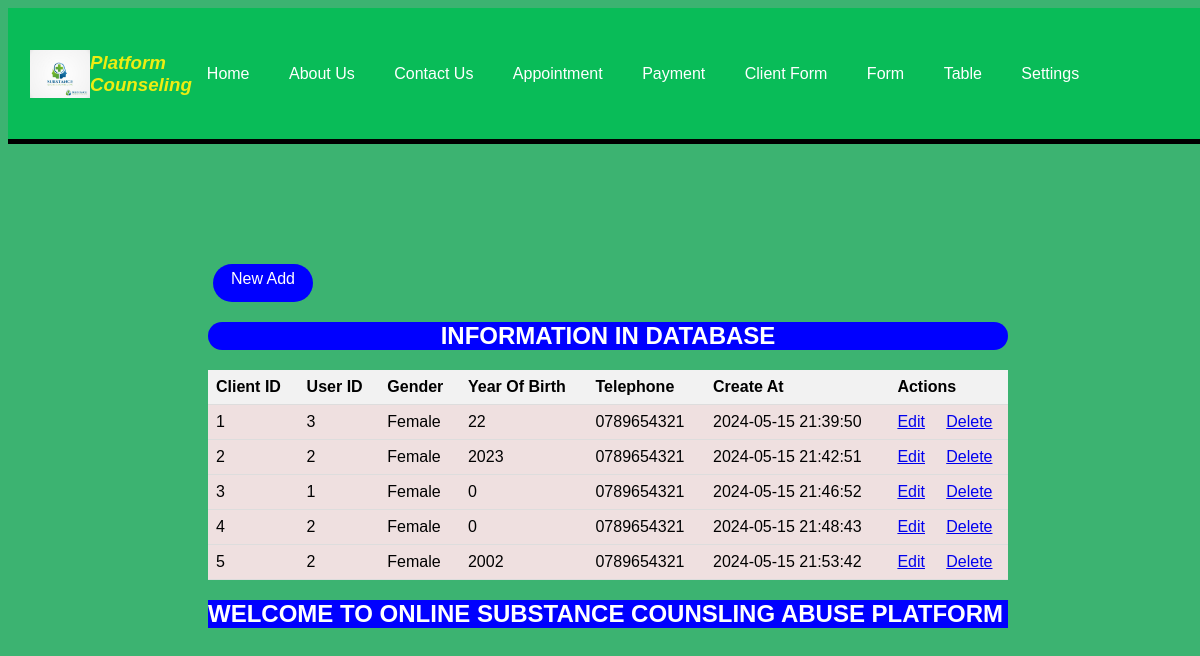
Screenshot of /clientview.php with the database file from the repository.
### tables this page shows
CREATE TABLE `clients` (
  `client_id` int(11) NOT NULL,
  `user_id` int(11) NOT NULL,
  `gender` varchar(100) NOT NULL,
  `yearbirth` varchar(11) NOT NULL,
  `telephone` varchar(15) NOT NULL,
  `createAt` datetime DEFAULT current_timestamp()
);

### clientview.php (the view, shortened to what this page needs)
<!DOCTYPE html>
<html lang="en">
<head>
  <link rel="stylesheet" href="counselorview.css">
</head>
<body>
<header>
    <div class="header">
        <img class="logo" src="logo.jpg" alt="Logo">
        <h3 class="tu"><i>Platform <br> Counseling  </i></h3>
        <ul class="navigation">
          <li><a href="home.php">Home</a></li>
            <li><a href="aboutus.php">About Us</a></li>
            <li><a href="contactus.html">Contact Us</a></li>
            <li><a href="appointment.php">Appointment</a></li>
            <li><a href="payment.php">Payment</a></li>
            <li> <a href="clients.php">Client Form</a></li>
            <li class="dropdown">
              <a href="#">Form</a>
            </li>
            <li class="dropdown">
            <a href="#">Table</a>
          </li>
            <li class="dropdown">
          <a href="#">Settings</a>
        </li>
        </ul>
    </div>
        <br>
     </div></li></ul></div></header>
<br><br><br><br>
  <div class="container">
    <a href='/counselingplatform/clients.php' class="add">New Add</a> <br>
    <div class="text-center">
      <center><h2 class="list">INFORMATION IN DATABASE</h2></center>
      <table class="table">
        <thead class="thead-light">
          <tr>
            <th> Client ID</th>
            <th>User ID </th>
            <th>Gender </th>
            <th>Year Of Birth</th>
            <th>Telephone</th>
            <th>Create At</th>
            <th colspan="2">Actions</th>
          </tr>
        </thead>
        <tbody>
          <?php
         include "dbconnection.php";
          $sql = "SELECT * FROM clients";
          $result = $connection->query($sql);
          while ($row = $result->fetch_assoc()) {
            echo "
              <tr>
                <td>{$row['client_id']}</td>
                <td>{$row['user_id']}</td>
                <td>{$row['gender']}</td>
                <td>{$row['yearbirth']}</td>
                <td>{$row['telephone']}</td>
                <td>{$row['createAt']}</td>
                <td>
                  <a href='/counselingplatform/clientedit.php?client_id={$row['client_id']}' class='btn btn-primary'>Edit</a>
                </td>
                <td>
                  <a href='/counselingplatform/clientdelete.php?client_id={$row['client_id']}' class='btn btn-danger'>Delete</a>
                </td>
              </tr>
            ";
          }
          ?>
        </tbody>
      </table>
    </div>
    <h2><marquee class="bu">WELCOME TO ONLINE SUBSTANCE COUNSLING ABUSE PLATFORM</marquee></h2>
  </div>
</body>
</html>

### counselorview.css (style rules this page uses)
body { font-family: Arial, sans-serif; background: url(logo2.png) no-repeat; background-position: center; background-size: cover; min-height: 100vh; width: 100%; background-color: #5858ee; }
h2 { margin-top: 20px; margin-bottom: 20px; }
table { width: 100%; border-collapse: collapse; }
th, td { padding: 8px; text-align: left; border-bottom: 1px solid #ddd; }
th { background-color: #f2f2f2; }
.add { margin-left: 5px; margin-top: 10px; background-color: blue; color: white; width: 100px; border-radius: 25px; height: 38px; display: inline-block; text-decoration: none; text-align: center; line-height: 30px; }
.list { width:auto 100%; background-Color:blue; color:white; border-radius: 30px; font-weight:bold; text-align:center; }
.container { max-width: 800px; margin: 0 auto; padding: 20px; }
.tu { color: rgb(237, 237, 18); }
center h2 { text-align:center; }
table { background-color: rgb(239, 224, 224); }

### clientview.php (style rules this page uses)
body { font-family: Arial, sans-serif; margin: 10; padding: 10; background-color: MediumSeaGreen; }
.navigation a:link { color: white; background-color:none; padding: 5px; margin: 5px; border-radius: 15px; }
.header { display: flex; justify-content: space-between; align-items: center; padding: 25px 22px; background-color: rgb(9, 188, 88); border-bottom: 5px solid black; }
.logo { width: 60px; height: auto; }
.navigation { list-style-type: none; margin: 0; padding: 0; text-align:none; flex-grow: 2; }
.navigation li { display: inline-block; margin-right: 5px; padding: 5px; }
.navigation li:last-child { margin-right: 0; }
.navigation li a { text-decoration: none; color: #333; }
.container { max-width: 800px; margin: 0 auto; padding: 20px; }
.tu { color: rgb(237, 237, 18); }
.bu { background-color:blue; color:white; }

### rows the page displays
clients: client_id "1", user "3", gender "Female", yearbirth "22", telephone "0789654321", createAt "2024-05-15 21:39:50"
clients: client_id "2", user "2", gender "Female", yearbirth "2023", telephone "0789654321", createAt "2024-05-15 21:42:51"
clients: client_id "3", user "1", gender "Female", yearbirth "0", telephone "0789654321", createAt "2024-05-15 21:46:52"
clients: client_id "4", user "2", gender "Female", yearbirth "0", telephone "0789654321", createAt "2024-05-15 21:48:43"
clients: client_id "5", user "2", gender "Female", yearbirth "2002", telephone "0789654321", createAt "2024-05-15 21:53:42"
